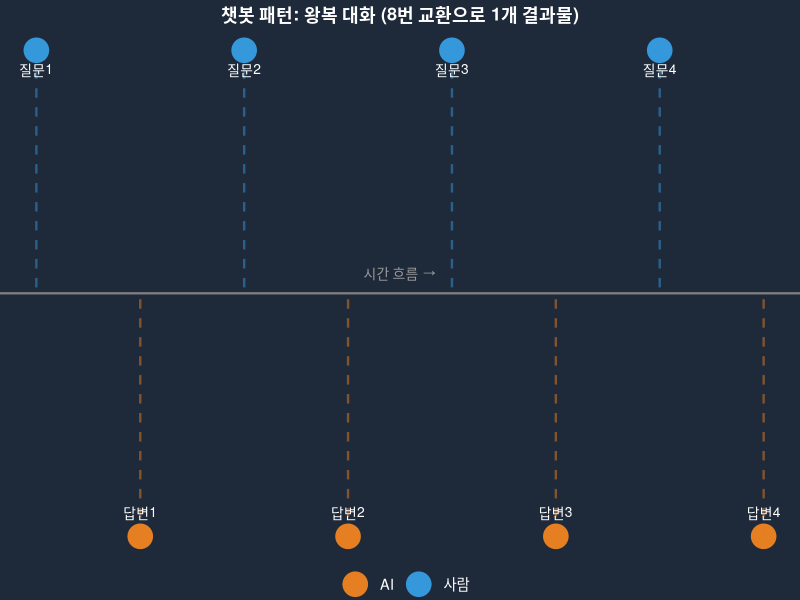
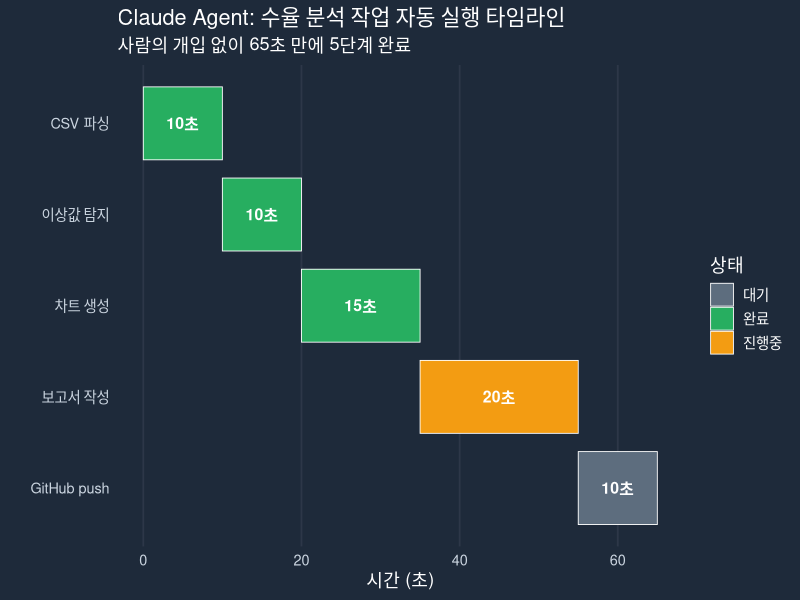

Here is the R script that generated these plots, in order:
## ---- chunk 1
#| label: chatbot-vs-agent
library(ggplot2)

chat_steps <- data.frame(
  x     = c(1, 2, 3, 4, 5, 6, 7, 8),
  y     = c(1, -1, 1, -1, 1, -1, 1, -1),
  who   = c("Human", "AI", "Human", "AI", "Human", "AI", "Human", "AI"),
  label = c("질문1", "답변1", "질문2", "답변2", "질문3", "답변3", "질문4", "답변4")
)

ggplot(chat_steps, aes(x = x, y = y, color = who)) +
  geom_point(size = 8) +
  geom_segment(aes(xend = x, yend = 0), linetype = "dashed", alpha = 0.5, linewidth = 0.8) +
  geom_text(aes(label = label),
            vjust = ifelse(chat_steps$y > 0, 2.5, -1.8), size = 3.5, color = "white") +
  scale_color_manual(values = c("Human" = "#3498DB", "AI" = "#E67E22"),
                     labels = c("Human" = "사람", "AI" = "AI")) +
  geom_hline(yintercept = 0, color = "gray50", linewidth = 0.8) +
  annotate("text", x = 4.5, y = 0.08, label = "시간 흐름 →",
           color = "gray60", size = 3.5) +
  theme_void(base_size = 13) +
  labs(title = "챗봇 패턴: 왕복 대화 (8번 교환으로 1개 결과물)", color = "") +
  theme(
    plot.background = element_rect(fill = "#1E2A3A", color = NA),
    plot.title      = element_text(color = "white", size = 13, hjust = 0.5, face = "bold"),
    legend.text     = element_text(color = "white"),
    legend.position = "bottom"
  )
## ---- chunk 2
#| label: agent-gantt-chart
library(ggplot2)

tasks_agent <- data.frame(
  Task = factor(
    c("CSV 파싱", "이상값 탐지", "차트 생성", "보고서 작성", "GitHub push"),
    levels = rev(c("CSV 파싱", "이상값 탐지", "차트 생성", "보고서 작성", "GitHub push"))
  ),
  Start  = c(0,  10, 20, 35, 55),
  End    = c(10, 20, 35, 55, 65),
  Status = c("완료", "완료", "완료", "진행중", "대기")
)

ggplot(tasks_agent,
       aes(xmin = Start, xmax = End,
           ymin = as.numeric(Task) - 0.4, ymax = as.numeric(Task) + 0.4,
           fill = Status)) +
  geom_rect(color = "white", linewidth = 0.3) +
  scale_fill_manual(values = c("완료" = "#27AE60", "진행중" = "#F39C12", "대기" = "#5D6D7E")) +
  theme_minimal(base_size = 13) +
  scale_y_continuous(breaks = 1:5, labels = levels(tasks_agent$Task)) +
  theme(
    plot.background    = element_rect(fill = "#1E2A3A", color = NA),
    panel.background   = element_rect(fill = "#1E2A3A", color = NA),
    text               = element_text(color = "white"),
    axis.text          = element_text(color = "#CBD5E0"),
    panel.grid.major.x = element_line(color = "#2D3748"),
    panel.grid.minor   = element_blank(),
    panel.grid.major.y = element_blank(),
    legend.background  = element_rect(fill = "#1E2A3A", color = NA)
  ) +
  labs(
    title = "Claude Agent: 수율 분석 작업 자동 실행 타임라인",
    subtitle = "사람의 개입 없이 65초 만에 5단계 완료",
    x = "시간 (초)", y = "", fill = "상태"
  ) +
  geom_text(aes(x = (Start + End) / 2, y = as.numeric(Task),
                label = paste0(End - Start, "초")),
            color = "white", fontface = "bold", size = 4)
## ---- chunk 3
#| label: summary-table
summary_df <- data.frame(
  강의    = c("1강", "2강", "3강", "4강"),
  핵심_도구 = c("Claude Pro + Artifacts",
               "GitHub + Claude Code",
               "Skills + CLAUDE.md Hooks",
               "Agent 모드 + CLI-Anything"),
  핵심_개념 = c("바이브 코딩 마인드셋",
               "Git + 자동 배포 파이프라인",
               "반복 작업 자동화",
               "멀티스텝 자율 실행"),
  결과물   = c("첫 Claude 프롬프트",
               "GitHub Pages 배포",
               "커스텀 /display-report 스킬",
               "에이전트 수율 분석 보고서")
)

knitr::kable(
  summary_df,
  caption = "PART 1-2 (1~4강) 핵심 정리",
  col.names = c("강의", "핵심 도구", "핵심 개념", "결과물"),
  align = c("c", "l", "l", "l")
)
